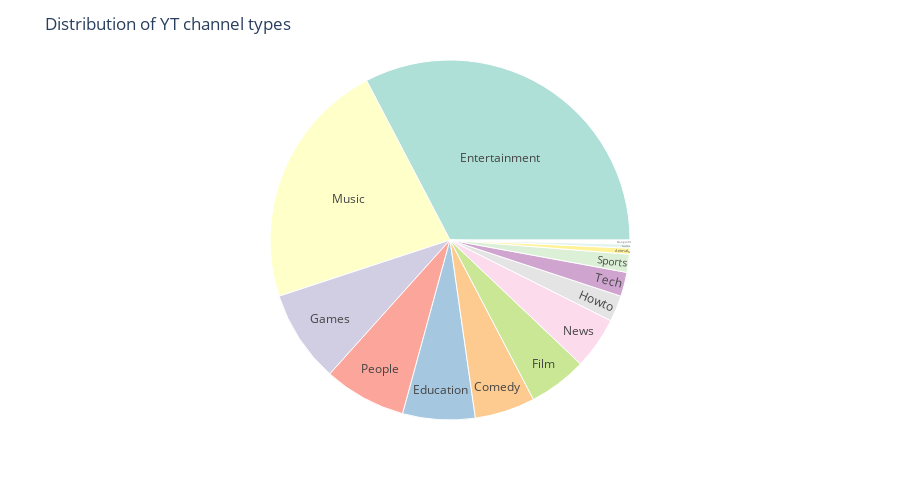

Notebook code cell kept with this figure:
### Code cell
fig2 = px.sunburst(df_cleaned,path=['channel_type'], color_discrete_sequence=px.colors.qualitative.Set3)
fig2.update_layout(title_text = 'Distribution of YT channel types', height = 500)
fig2.show()

### Figure 1 — Plotly figure (JSON) as saved in the notebook; plotly's stock layout.template omitted (floating-point values rounded to 4 significant figures)
{"data": [{"branchvalues": "total", "domain": {"x": [0, 1], "y": [0, 1]}, "hovertemplate": "labels=%{label}<br>count=%{value}<br>parent=%{parent}<br>id=%{id}<extra></extra>", "ids": ["Animals", "Autos", "Comedy", "Education", "Entertainment", "Film", "Games", "Howto", "Music", "News", "Nonprofit", "People", "Sports", "Tech"], "labels": ["Animals", "Autos", "Comedy", "Education", "Entertainment", "Film", "Games", "Howto", "Music", "News", "Nonprofit", "People", "Sports", "Tech"], "name": "", "parents": ["", "", "", "", "", "", "", "", "", "", "", "", "", ""], "type": "sunburst", "values": [3, 2, 30, 36, 181, 29, 46, 13, 124, 26, 2, 41, 9, 12]}], "layout": {"height": 500, "legend": {"tracegroupgap": 0}, "margin": {"t": 60}, "sunburstcolorway": ["rgb(141,211,199)", "rgb(255,255,179)", "rgb(190,186,218)", "rgb(251,128,114)", "rgb(128,177,211)", "rgb(253,180,98)", "rgb(179,222,105)", "rgb(252,205,229)", "rgb(217,217,217)", "rgb(188,128,189)", "rgb(204,235,197)", "rgb(255,237,111)"], "title": {"text": "Distribution of YT channel types"}}}
